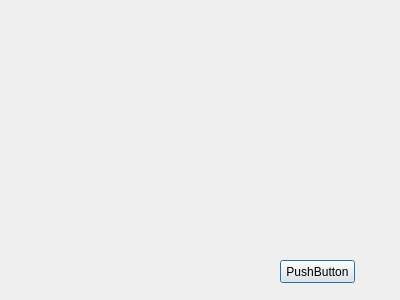
<?xml version="1.0" encoding="UTF-8"?>
<ui version="4.0">
 <class>RecipeResultsPage</class>
 <widget class="QDialog" name="RecipeResultsPage">
  <property name="geometry">
   <rect>
    <x>0</x>
    <y>0</y>
    <width>400</width>
    <height>300</height>
   </rect>
  </property>
  <property name="windowTitle">
   <string>Dialog</string>
  </property>
  <widget class="QPushButton" name="pushButton">
   <property name="geometry">
    <rect>
     <x>280</x>
     <y>260</y>
     <width>75</width>
     <height>23</height>
    </rect>
   </property>
   <property name="text">
    <string>PushButton</string>
   </property>
  </widget>
 </widget>
 <resources/>
 <connections>
  <connection>
   <sender>pushButton</sender>
   <signal>clicked()</signal>
   <receiver>RecipeResultsPage</receiver>
   <slot>reject()</slot>
   <hints>
    <hint type="sourcelabel">
     <x>329</x>
     <y>266</y>
    </hint>
    <hint type="destinationlabel">
     <x>406</x>
     <y>235</y>
    </hint>
   </hints>
  </connection>
 </connections>
</ui>
